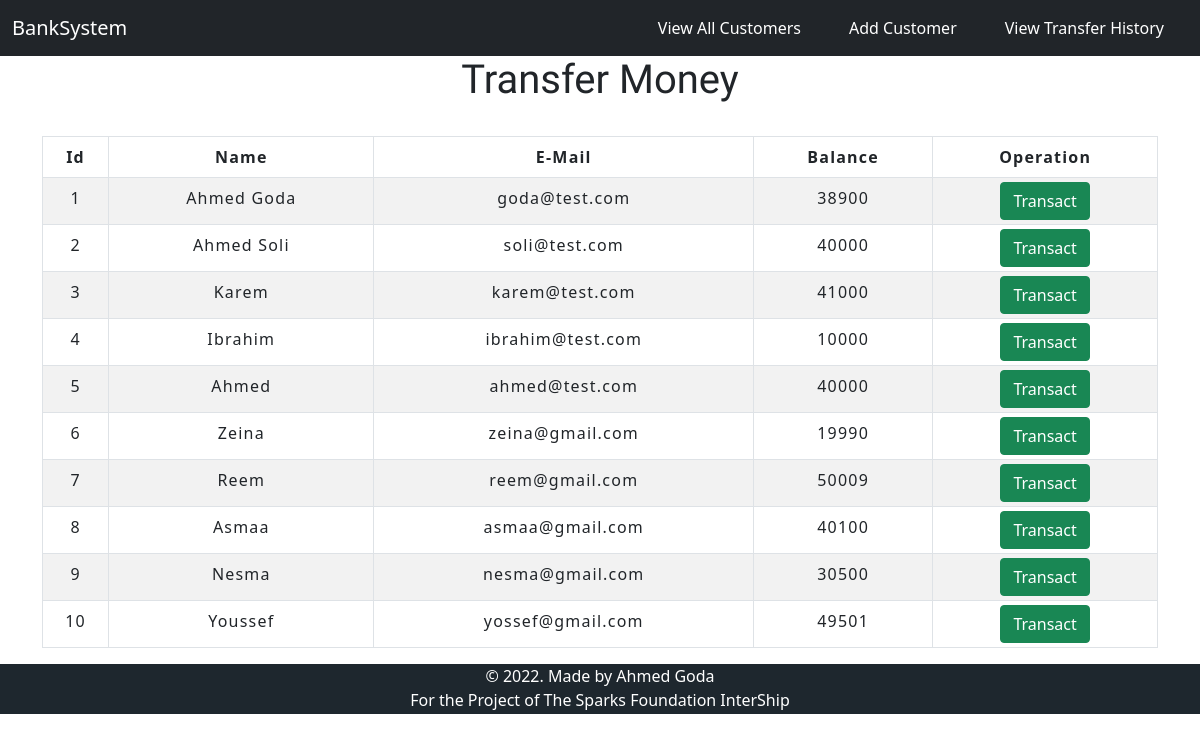
The page /All-Customers.php on the database its author committed.
### tables this page shows
CREATE TABLE `users` (
  `id` int(3) NOT NULL,
  `name` text NOT NULL,
  `email` varchar(30) NOT NULL,
  `balance` int(8) NOT NULL
);

### classes/Model.php (called while the page is built, shortened)
<?php
require_once "Db.php";
class User extends Db{
    public function __construct()
    {
        $this->table="users";
    }
}

### classes/Db.php (called while the page is built, shortened)
<?php
abstract class Db{
    protected $conn;
    protected $table;
    public function connect(){
        $this->conn=mysqli_connect("localhost","root","","sparks_bank");
    }
    public function selectAll(string $fields="*") :array
    {
        $query="SELECT $fields FROM $this->table";
        $result=mysqli_query($this->conn,$query);
        return mysqli_fetch_all($result,MYSQLI_ASSOC);
    }
}

### All-Customers.php (the view, shortened to what this page needs)
<?php
include "classes/Model.php";
$user = new User;
$row = $user->selectAll();
?>
<?php include('inc/nav.php'); ?>
<div class="container">
    <h1>Transfer Money</h1>
    <br>
    <div class="row">
        <div class="col">
            <div class="table-responsive-sm">
                <table class="table table-hover table-sm table-striped table-condensed table-bordered">
                    <thead>
                        <tr>
                            <th scope="col" class="text-center py-2">Id</th>
                            <th scope="col" class="text-center py-2">Name</th>
                            <th scope="col" class="text-center py-2">E-Mail</th>
                            <th scope="col" class="text-center py-2">Balance</th>
                            <th scope="col" class="text-center py-2">Operation</th>
                        </tr>
                    </thead>
                    <tbody>
                        <?php foreach ($row as $rows) : ?>
                            <tr>
                                <td class="py-2"><?= $rows['id'] ?></td>
                                <td class="py-2"><?= $rows['name'] ?></td>
                                <td class="py-2"><?= $rows['email'] ?></td>
                                <td class="py-2"><?= $rows['balance'] ?></td>
                                <td><a href="selectuserdetail.php?id= <?= $rows['id']; ?>"> <button type="button" class="btn btn-success">Transact</button></a></td>
                            </tr>
                        <?php endforeach; ?>
                    </tbody>
                </table>
            </div>
        </div>
    </div>
</div>
<?php include('inc/footer.php'); ?>

### inc/nav.php (shortened to what this page needs)
<!DOCTYPE html>
<html lang="en">
<head>
  <link rel="stylesheet" type="text/css" href="bootstrap/css/bootstrap.min.css">
  <link rel="stylesheet" type="text/css" href="css/index.css">
  <link rel="stylesheet" type="text/css" href="css/table.css">
</head>
<body>
  <nav class="navbar navbar-expand-lg navbar-dark bg-dark" >
    <div class="container-fluid">
    <a class="navbar-brand" href="#">BankSystem</a>
      <div class="collapse navbar-collapse justify-content-end" id="navbarNav">
        <ul class="navbar-nav ml-auto mt-2 mt-lg-0 ">
                <li class="nav-item">
                <a class="nav-link text-white" href="All-Customers.php">View All Customers</a>
                </li>
                <li class="nav-item">
                <a class="nav-link text-white" href="add-customer.php">Add Customer</a>
                </li>
                <li class="nav-item">
                <a class="nav-link text-white" href="Transfer-history.php">View Transfer History</a>
                </li>
            </ul>
      </div>
    </div>
  </nav>

### inc/footer.php
<div id="container">
    <div id="header">© 2022. Made by Ahmed Goda <br>
      For the Project of The Sparks Foundation InterShip</div>
 </div>
 </body>
</html>

### css/index.css (style rules this page uses)
@media (min-width: 992px) { .navbar li { margin-left : 1em; margin-right : 1em; } }
h1 { cursor: pointer; text-align: center; font-family: 'Suez One', serif; }
.navbar { margin-bottom: 0 !important; border: 0 !important; }
a { text-decoration: none; }
#container #header { background-color:#1e272e; color: white; text-align: center; height: 50px; margin-bottom: 0 !important; border: 0 !important; margin-bottom: 5px; }

### css/table.css (style rules this page uses)
* { padding: 10; margin: 0; box-sizing: border-box; }
table { letter-spacing: 1.2px; color: red; }
td { text-align: center; }
button { border:none; background: #d9d9d9; }

### rows shown on the page
users: id "1", name "Ahmed Goda", email "goda@test.com", balance "38900"
users: id "2", name "Ahmed Soli", email "soli@test.com", balance "40000"
users: id "3", name "Karem", email "karem@test.com", balance "41000"
users: id "4", name "Ibrahim", email "ibrahim@test.com", balance "10000"
users: id "5", name "Ahmed", email "ahmed@test.com", balance "40000"
users: id "6", name "Zeina", email "zeina@gmail.com", balance "19990"
users: id "7", name "Reem", email "reem@gmail.com", balance "50009"
users: id "8", name "Asmaa", email "asmaa@gmail.com", balance "40100"
users: id "9", name "Nesma", email "nesma@gmail.com", balance "30500"
users: id "10", name "Youssef", email "yossef@gmail.com", balance "49501"
